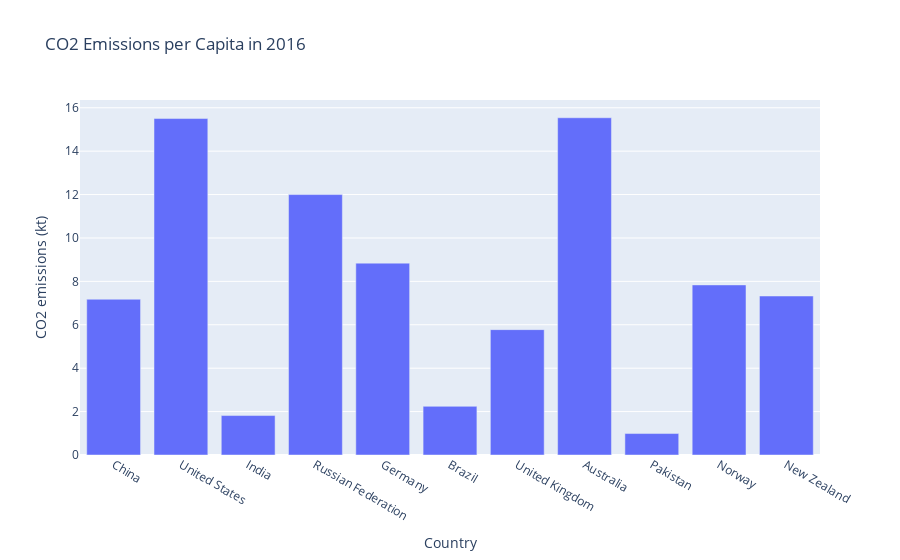

Notebook code for this chart:
### Code cell
fig = go.Figure(figures[3])
py.iplot(fig)

### Figure 1 — Plotly figure (JSON) as saved in the notebook; plotly's stock layout.template omitted (floating-point values rounded to 4 significant figures)
{"data": [{"type": "bar", "x": ["China", "United States", "India", "Russian Federation", "Germany", "Brazil", "United Kingdom", "Australia", "Pakistan", "Norway", "New Zealand"], "y": [7.176, 15.5, 1.818, 12.0, 8.84, 2.242, 5.777, 15.54, 0.9878, 7.837, 7.326]}], "layout": {"title": {"text": "CO2 Emissions per Capita in 2016"}, "xaxis": {"title": {"text": "Country"}}, "yaxis": {"title": {"text": "CO2 emissions (kt)"}}}}
